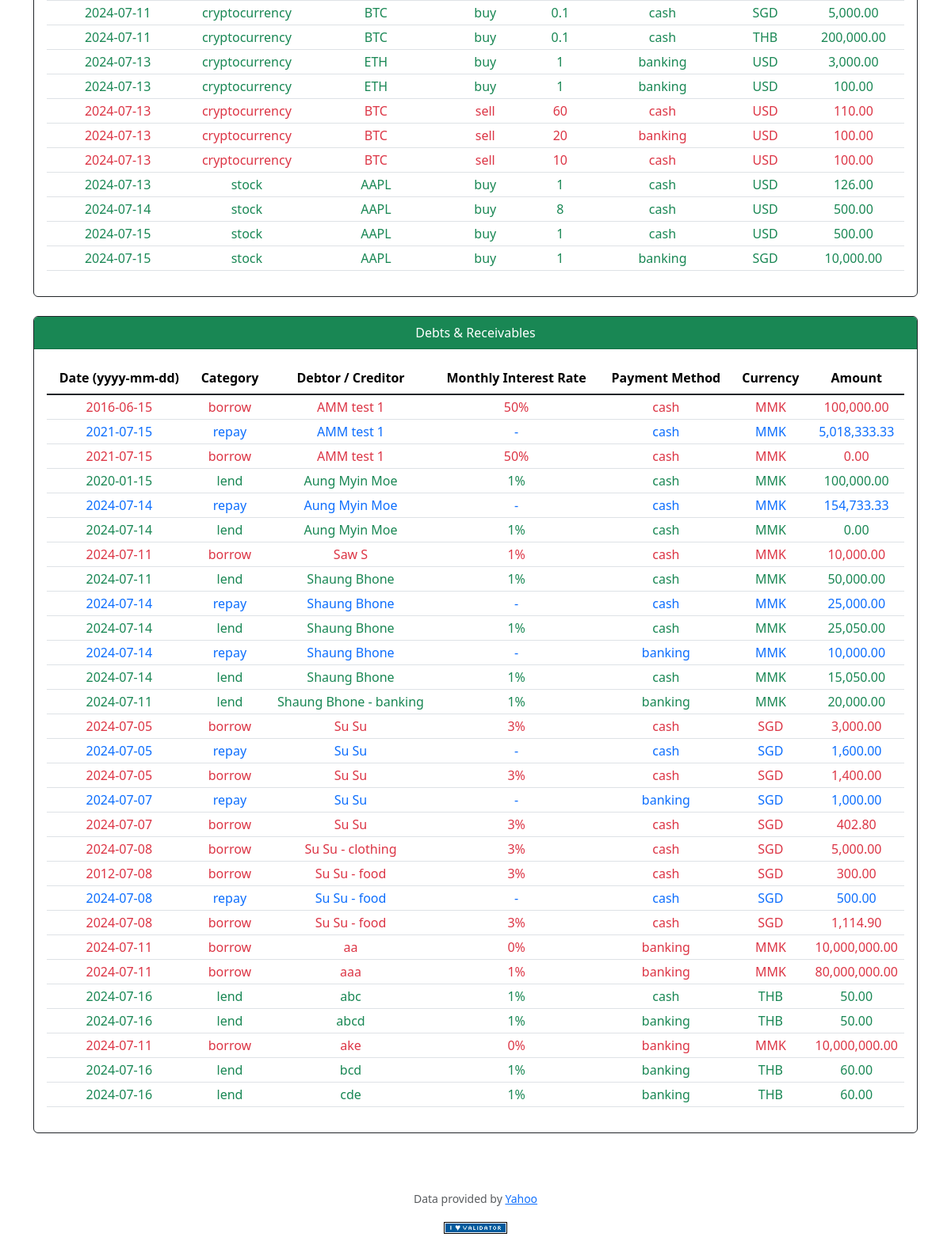
/history (signed in, lower part), run on an earlier commit of the app's database.
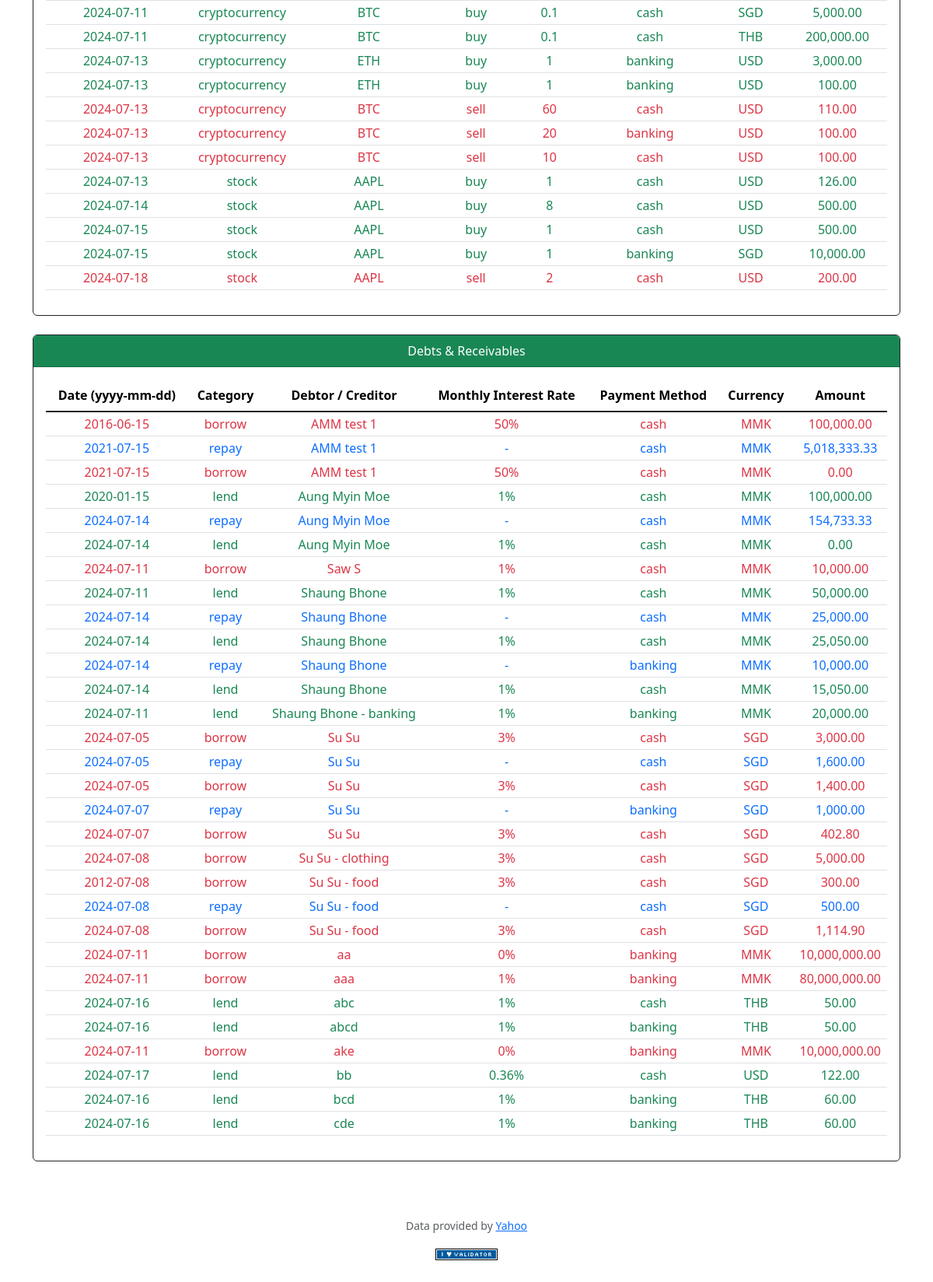
And on a later commit of the database.
### tables this page shows
CREATE TABLE investment (
id INTEGER PRIMARY KEY AUTOINCREMENT NOT NULL,
user_id INTEGER NOT NULL,
transaction_id INTEGER NOT NULL,
investment_type TEXT NOT NULL,
investment_comment TEXT,
symbol_real_estate_type TEXT,
real_estate_comment TEXT,
buy_or_sell TEXT NOT NULL,
quantity NUMERIC NOT NULL,
FOREIGN KEY (user_id) REFERENCES users(id),
FOREIGN KEY (transaction_id) REFERENCES transactions(id)
);

CREATE TABLE transactions (
id INTEGER PRIMARY KEY AUTOINCREMENT NOT NULL,
payment_method TEXT NOT NULL,
currency TEXT NOT NULL,
amount NUMERIC NOT NULL,
amount_in_usd NUMERIC NOT NULL,
logged_date DATETIME DEFAULT CURRENT_TIMESTAMP,
transaction_date DATETIME NOT NULL
);

CREATE TABLE debt (
id INTEGER PRIMARY KEY AUTOINCREMENT NOT NULL,
user_id INTEGER NOT NULL,
transaction_id INTEGER NOT NULL,
debtor_or_creditor TEXT NOT NULL,
debt_category TEXT NOT NULL,
interest_rate NUMERIC,
FOREIGN KEY (user_id) REFERENCES users(id),
FOREIGN KEY (transaction_id) REFERENCES transactions(id)
);

### app.py (the view, shortened to what this page needs)
@app.route("/history", methods=["GET", "POST"])
@login_required
def history():
    user_id = session.get("user_id")
    income_spending_query = """
        SELECT
            transactions.transaction_date AS date,
            'income' AS type,
            income.income_type AS category,
            income.comment AS comment,
            transactions.payment_method AS payment_method,
            transactions.currency AS currency,
            transactions.amount AS amount
        FROM
            income JOIN transactions ON income.transaction_id = transactions.id
        {income_where_clause}
        UNION ALL
        SELECT
            transactions.transaction_date AS date,
            'expense' AS type,
            spending.spending_type AS category,
            spending.comment AS comment,
            transactions.payment_method AS payment_method,
            transactions.currency AS currency,
            transactions.amount AS amount
        FROM
            spending JOIN transactions ON spending.transaction_id = transactions.id
        {spending_where_clause}
        ORDER BY transactions.transaction_date
        """
    investment_query = """
        SELECT
            transactions.transaction_date AS date,
            investment.investment_type AS type,
        CASE
            WHEN investment.investment_type = 'other-investment' THEN investment.investment_comment
            WHEN investment.symbol_real_estate_type = 'otherRealEstate' THEN investment.real_estate_comment
            ELSE investment.symbol_real_estate_type
        END AS symbol_comment,
            investment.buy_or_sell AS buy_sell,
            investment.quantity,
            transactions.payment_method,
            transactions.currency,
            transactions.amount
        FROM
            investment JOIN transactions ON investment.transaction_id = transactions.id
        {investment_where_clause}
        ORDER BY transactions.transaction_date
        """
    debt_query = """
        SELECT
            transactions.transaction_date AS date,
        debt.debt_category AS category,
            debt.debtor_or_creditor,
            debt.interest_rate,
            transactions.payment_method,
            transactions.currency,
            transactions.amount
        FROM
            debt JOIN transactions ON debt.transaction_id = transactions.id
        {debt_where_clause}
        ORDER BY debt.debtor_or_creditor, transactions.transaction_date
        """
    income_where_clause = "WHERE income.user_id = ?"
    spending_where_clause = "WHERE spending.user_id = ?"
    investment_where_clause = "WHERE investment.user_id = ?"
    debt_where_clause = "WHERE debt.user_id = ?"
    if request.method == "GET":
        income_spending_query = income_spending_query.format(income_where_clause=income_where_clause, spending_where_clause=spending_where_clause)
        income_spending_rows = db.execute(
            income_spending_query, user_id, user_id
        )
        investment_query = investment_query.format(investment_where_clause=investment_where_clause)
        investment_rows = db.execute(
            investment_query, user_id
        )
        debt_query = debt_query.format(debt_where_clause=debt_where_clause)
        debt_rows = db.execute(
            debt_query, user_id
        )
        return render_template("history.html", income_spending_rows=income_spending_rows, investment_rows=investment_rows, \
            debt_rows=debt_rows, currency=currency)

### app.py (called while the page is built)
@app.after_request
def after_request(response):
    response.headers["Cache-Control"] = "no-cache, no-store, must-revalidate"
    response.headers["Expires"] = 0
    response.headers["Pragma"] = "no-cache"
    return response

### helpers.py (called while the page is built)
def login_required(f):
    @wraps(f)
    def decorated_function(*args, **kwargs):
        if session.get("user_id") is None:
            return redirect("/login")
        return f(*args, **kwargs)
    return decorated_function

def currency(value):
    return f"{value:,.2f}"

### templates/history.html (shortened to what this page needs)
{% extends "layout.html" %}
{% block main %}
<div class="card border-dark mb-4 col-md-12">
    <div class="card-body">
        <table class="table">
            <tbody class="table-group-divider">
                {% for row in investment_rows %}
                <tr class="
                {% if row['buy_sell'] == 'buy' %}
                    text-success
                {% elif row['buy_sell'] == 'sell' %}
                    text-danger
                {% endif %}">
                    <td scope="row">{{ row['date'] }}</td>
                    <td>{{ row['type'] }}</td>
                    <td>{{ row['symbol_comment'] }}</td>
                    <td>{{ row['buy_sell'] }}</td>
                    <td>{{ row['quantity'] }}</td>
                    <td>{{ row['payment_method'] }}</td>
                    <td>{{ row['currency'] | upper }}</td>
                    <td>{{ row['amount'] | currency }}</td>
                </tr>
                {% endfor %}
            </tbody>
        </table>
    </div>
</div>
<div class="card border-dark mb-4 col-md-12">
    <div class="card-header text-bg-success">Debts & Receivables</div>
    <div class="card-body">
        <table class="table">
            <thead>
                <tr class="fw-bold">
                <th scope="col">Date (yyyy-mm-dd)</th>
                <th scope="col">Category</th>
                <th scope="col">Debtor / Creditor</th>
                <th scope="col">Monthly Interest Rate</th>
                <th scope="col">Payment Method</th>
                <th scope="col">Currency</th>
                <th scope="col">Amount</th>
                </tr>
            </thead>
            <tbody class="table-group-divider">
                {% for row in debt_rows %}
                <tr class="
                {% if row['category'] == 'borrow' %}
                    text-danger
                {% elif row['category'] == 'lend' %}
                    text-success
                {% else %}
                    text-primary
                {% endif %}">
                    <td scope="row">{{ row['date'] }}</td>
                    <td>{{ row['category'] }}</td>
                    <td>{{ row['debtor_or_creditor'] }}</td>
                    <td>
                        {% if row['interest_rate'] == None %}
                            -
                        {% else %}
                            {{ row['interest_rate'] }}%
                        {% endif %}
                    </td>
                    <td>{{ row['payment_method'] }}</td>
                    <td>{{ row['currency'] | upper }}</td>
                    <td>{{ row['amount'] | currency }}</td>
                </tr>
                {% endfor %}
            </tbody>
        </table>
    </div>
</div>
{% endblock %}

### templates/layout.html (shortened to what this page needs)
<!DOCTYPE html>
<html lang="en">
    <head>
        <link href="https://cdn.jsdelivr.net/npm/bootstrap@5.3.3/dist/css/bootstrap.min.css" rel="stylesheet">
        <link href="/static/styles.css" rel="stylesheet">
    </head>
    <body>
        <main class="container py-5 text-center">
            {% block main %}{% endblock %}
        </main>
        <footer class="mb-5">
            <p class="mb-3 small text-center text-muted">
                Data provided by <a href="https://finance.yahoo.com/">Yahoo</a>
            </p>
            <form action="https://validator.w3.org/check" class="text-center" enctype="multipart/form-data" method="post" target="_blank">
                <input alt="Validate" src="/static/I_heart_validator.png" type="image">
            </form>
        </footer>
    </body>
</html>

### static/styles.css (style rules this page uses)
tr.text-primary th, tr.text-primary td { color: inherit; padding: 3px; }

What changed in the data, as far as the page shows it:
added investment: date "2024-07-18", type "stock", symbol_comment "AAPL", buy_sell "sell", quantity "2", payment_method "cash", currency "USD", amount "200.00"
added debt: date "2024-07-17", category "lend", debtor_or_creditor "bb", interest_rate "0.36", payment_method "cash", currency "USD", amount "122.00"
